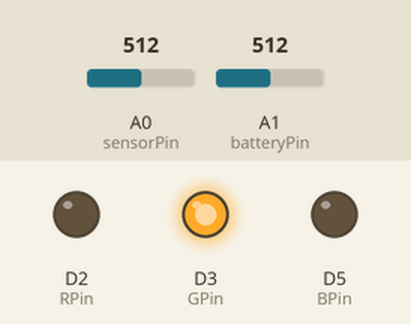
Bench run of a sketch on a simulated Arduino Nano 33 IoT. Parts: output pins drawn as LEDs (lit = HIGH). The test bench sets the inputs (shaded band); at power-on: A1 (batteryPin) = 512, A0 (sensorPin) = 512. Nothing arrives over Bluetooth unless stated; a phone connects over Bluetooth LE 3 s after start; what the sketch prints to the serial monitor is not drawn.

Above: at 1.2 s.
1.3 s: A1 (batteryPin) set to 493
At 2.5 s:
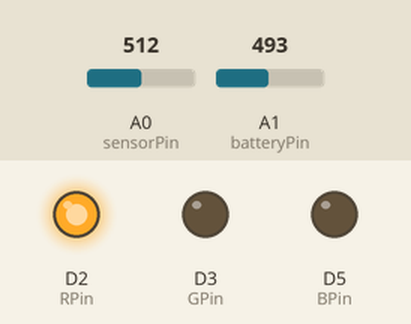
2.8 s: A1 (batteryPin) set to 510
At 3.9 s:
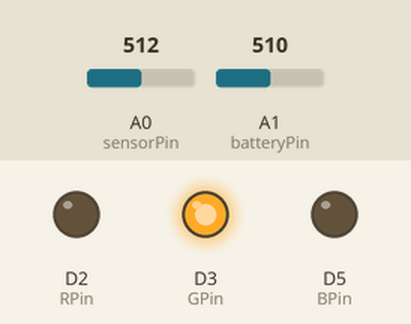
Timing chart, 0 to 5.8 s (numbered marks = the images above; inputs shaded):
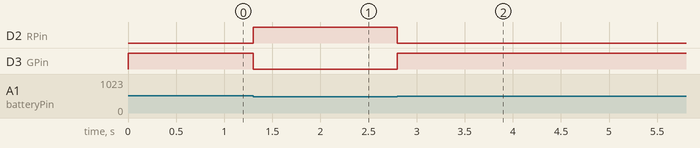

Measured:
- the behaviour switches between 501 and 500 on A1 (batteryPin) (found by bisection; images 0 and 1)
- after the input at 1.3 s, D2 (RPin): LOW → HIGH at once; D3 (GPin): HIGH → LOW at once
- after the input at 2.8 s, D2 (RPin): HIGH → LOW at once; D3 (GPin): LOW → HIGH at once

The sketch:

EMG_Sensor.ino
```cpp
/* prevoid - add any presetup needed for your sensor and include
 *  the library needed!
*/

#include <ArduinoBLE.h>                         //bluetooth library

#define sensorPin A0
#define batteryPin A1
#define RPin 2
#define GPin 3
#define BPin 5
#define ECGIDENT 0
#define EMGIDENT 1
#define BREATHIDENT 2
#define SOUNDIDENT 3
#define IMUIDENT 4

#define SAMPLING_DELAY 1000 //in microseconds
#define IDENT_INTERVAL 4000 //in microseconds

boolean didMyOneTimeAction = false;             //identifier check

 // BLE IMU Service - make sure the tags match files
BLEService GDPsensor("180F");

// BLE Orientation Characteristic

BLECharacteristic sensordata("2A19", BLERead | BLENotify, 512);
int connect_millis;

void setup() {
  Serial.begin(9600);

  // begin BLE initialization
  if (!BLE.begin()) {
    Serial.println("starting BLE failed!");

    while (1);
  }

  /* Set a local name for the BLE device
     This name will appear in advertising packets
     and can be used by remote devices to identify this BLE device
     The name can be changed but maybe be truncated based on space left in advertisement packet
  */
  BLE.setLocalName("GDPsensor");
  BLE.setAdvertisedService(GDPsensor);     // add the service UUID
  GDPsensor.addCharacteristic(sensordata); // add the IMU characteristic
  BLE.addService(GDPsensor);               // Add the IMU service
  sensordata.writeValue("HELLO");          // set initial value for this characteristic

  /* Start advertising BLE.  It will start continuously transmitting BLE
     advertising packets and will be visible to remote BLE central devices
     until it receives a new connection */

  // start advertising
  BLE.advertise();

  Serial.println("Bluetooth device active, waiting for connections...");
  String address = BLE.address();
  Serial.print("Local address is: ");
  Serial.println(address);

}

unsigned long loopCurrent = 0;
unsigned long loopPrev = 0;
bool loopFunction = false;

void loop() {
  BatteryLED();
  // wait for a BLE central
  BLEDevice central = BLE.central();
  connect_millis = millis();

  // if a central is connected to the peripheral:
  if (central) {
    Serial.print("Connected to central: ");
    // print the central's BT address:
    Serial.println(central.address());

    // check the sensor every period
    // while the central is connected:
    while (central.connected()) {
      loopCurrent = micros();
      if (loopCurrent - loopPrev < SAMPLING_DELAY){
        loopFunction= false;
      } else {
        loopFunction= true;
      }
      word data = 0;
      if (loopFunction == true) {
        loopPrev = loopCurrent;
        loopFunction = false;
        if (millis() - connect_millis < IDENT_INTERVAL) {
          word ident  = EMGIDENT;
          sensordata.writeValue(ident);
          Serial.println(ident);
        }
        //fill in your sensor code here! whatever you need to get the data output
        //put the answer into the data word
        else {
          //writes the imu word value into the characteristic
          data = analogRead(sensorPin);
          sensordata.writeValue(data);
          Serial.println(data);
        }
      }
    }

    // when the central disconnects,
    Serial.print("Disconnected from central: ");
    Serial.println(central.address());


}
}

void BatteryLED() {
  if(analogRead(batteryPin) > 500) {
    BatteryLED(0,255,0);
  } else {
    BatteryLED(255,0,0);
  }
}

void BatteryLED(int R, int G, int B) {
  analogWrite(RPin, R);
  analogWrite(GPin, G);
  analogWrite(BPin, B);
}
```
